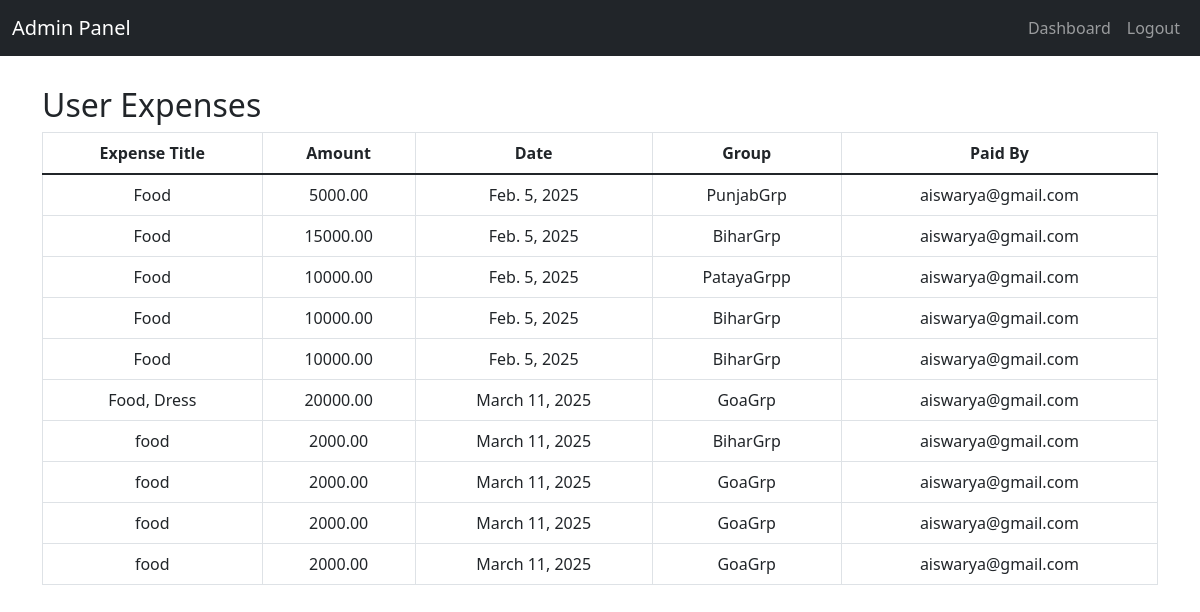
/viewexpenses/, run on an earlier commit of the app's database.
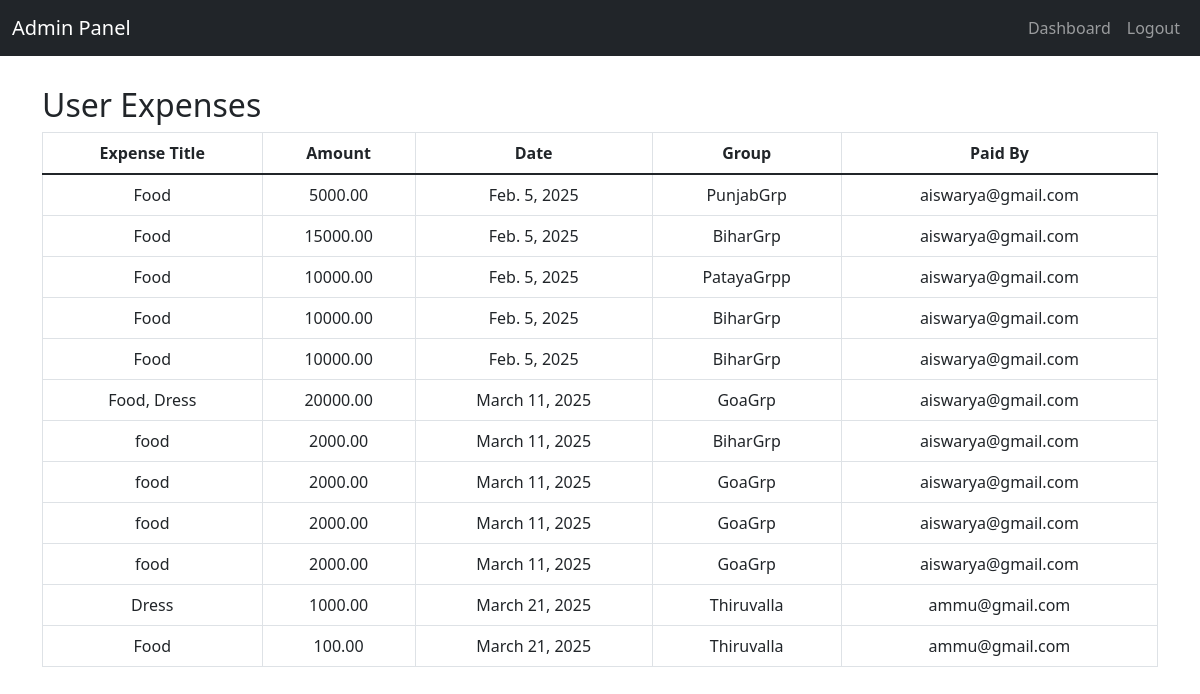
And on a later commit of the database.
### app/models.py (models this page shows, shortened)
class Expense(models.Model):
    title = models.CharField(max_length=200)
    amount = models.DecimalField(max_digits=10, decimal_places=2)
    date = models.DateField()
    group = models.ForeignKey(ExpenseGroup, on_delete=models.CASCADE, related_name='expenses')
    paid_by = models.ForeignKey(userregister, on_delete=models.CASCADE, related_name='paid_expenses')
    split_among = models.ManyToManyField(GroupMember, through='ExpenseSplit')
    created_at = models.DateTimeField(auto_now_add=True)

class ExpenseGroup(models.Model):
    name = models.CharField(max_length=100)
    created_by = models.ForeignKey(User, on_delete=models.CASCADE, related_name='created_groups')  # Use User model
    created_at = models.DateTimeField(auto_now_add=True)
    def __str__(self):
        return self.name

class userregister(models.Model):
    user = models.OneToOneField(User, on_delete=models.CASCADE)
    email = models.EmailField()
    phone = models.CharField(max_length=15)
    location = models.CharField(max_length=100)
    confirm_password = models.CharField(max_length=255)

### app/views.py (the view)
# urls.py: path('viewexpenses/', views.viewexpenses, name='viewexpenses'),
def viewexpenses(request):
    user_expenses = Expense.objects.all()
    return render(request, 'admin/viewexpenses.html', {'user_expenses': user_expenses})

### templates/admin/viewexpenses.html (shortened to what this page needs)
<!DOCTYPE html>
<html lang="en">
<head>
    <link href="https://cdn.jsdelivr.net/npm/bootstrap@5.1.3/dist/css/bootstrap.min.css" rel="stylesheet">
</head>
<body>
    <nav class="navbar navbar-expand-lg navbar-dark bg-dark">
        <div class="container-fluid">
            <a class="navbar-brand" href="#">Admin Panel</a>
            <div class="collapse navbar-collapse" id="navbarNav">
                <ul class="navbar-nav ms-auto">
                    <li class="nav-item"><a class="nav-link" href="../adminhome">Dashboard</a></li>
                    <li class="nav-item"><a class="nav-link" href="../adminlogout">Logout</a></li>
                </ul>
            </div>
        </div>
    </nav>
    <div class="container table-container">
        <h2>User Expenses</h2>
        <table class="table table-bordered">
            <thead>
                <tr>
                    <th>Expense Title</th>
                    <th>Amount</th>
                    <th>Date</th>
                    <th>Group</th>
                    <th>Paid By</th>
                </tr>
            </thead>
            <tbody>
                {% for expense in user_expenses %}
                        <tr>
                            <td>{{ expense.title }}</td>
                            <td>{{ expense.amount }}</td>
                            <td>{{ expense.date }}</td>
                            <td>{{ expense.group }}</td>
                            <td>{{ expense.paid_by.email }}</td>
                        </tr>
                {% endfor %}
            </tbody>
        </table>
    </div>
</body>
</html>

What changed in the data, as far as the page shows it:
added Expense: title "Dress", amount "1000.00", date "March 21, 2025", group "Thiruvalla", paid_by.email "ammu@gmail.com"
added Expense: title "Food", amount "100.00", date "March 21, 2025", group "Thiruvalla", paid_by.email "ammu@gmail.com"
